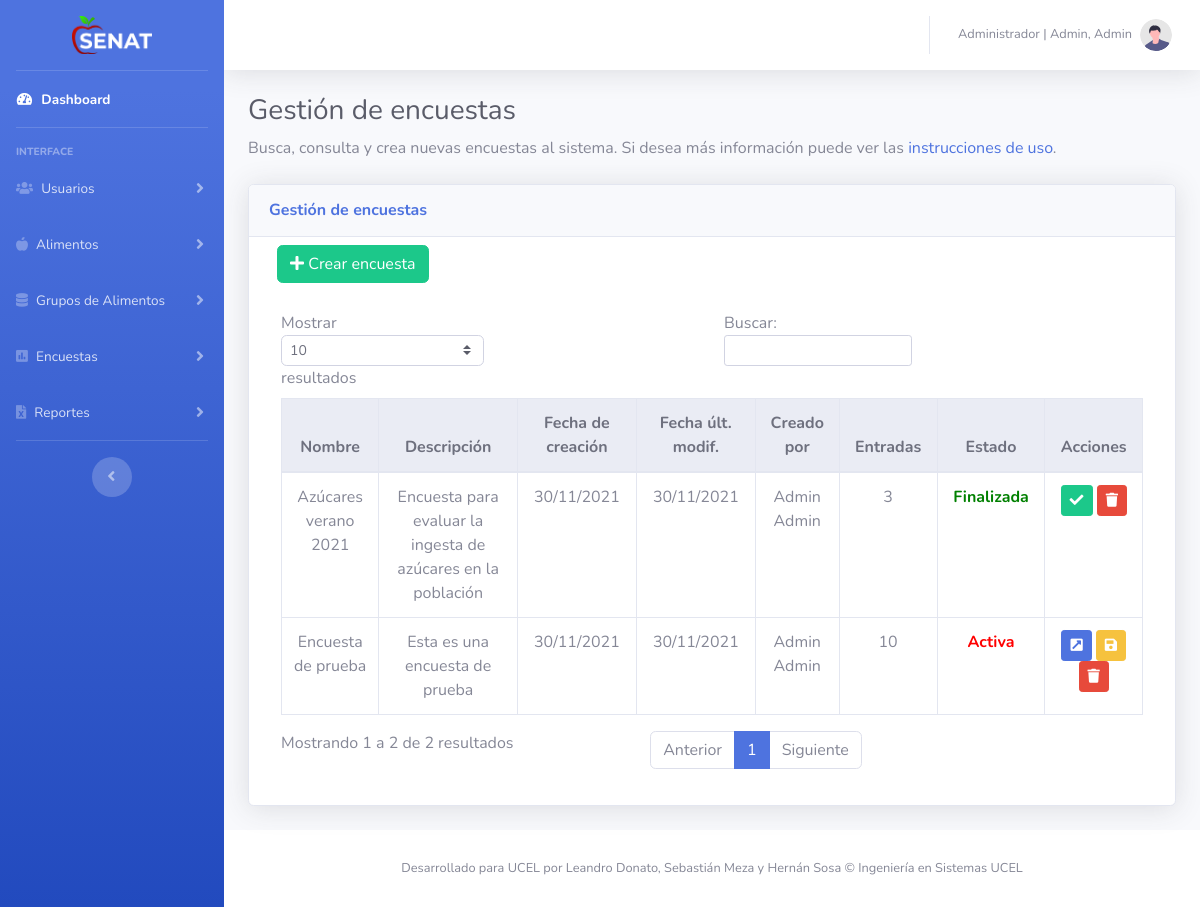
Page /assets/pages/Encuestas/gestionEncuestas.php (signed in) on the committed database.
### tables this page shows
CREATE TABLE `usuario` (
  `idusuario` int(11) NOT NULL,
  `dni` varchar(200) NOT NULL,
  `clave` varchar(200) NOT NULL,
  `nombre` varchar(200) NOT NULL,
  `apellido` varchar(200) NOT NULL,
  `rol` varchar(200) NOT NULL,
  `correo` varchar(200) NOT NULL,
  `foto` varchar(200) NOT NULL,
  `estado` int(1) NOT NULL
);

CREATE TABLE `encuesta` (
  `idencuesta` int(11) NOT NULL,
  `idusuario` int(11) NOT NULL,
  `nombre` varchar(100) NOT NULL,
  `descripcion` varchar(300) NOT NULL,
  `estado` int(11) NOT NULL,
  `fechacreacion` datetime NOT NULL,
  `fechaumod` datetime NOT NULL
);

### assets/pages/Encuestas/gestionEncuestas.php (the view, shortened to what this page needs)
<?php
include("../../../includes/conectar.php");
include("../../../utils/menu.php");
include("../../../utils/navbar.php");
include("../../../utils/footer.php");
$queryEncuestas = mysqli_query($conect, "SELECT * FROM encuesta");
$numEnc = mysqli_num_rows($queryEncuestas);
if ($numEnc > 0) {
  while ($dbE = $queryEncuestas->fetch_assoc()) {
    $dbEs[] = $dbE;
  }
}
?>
<!DOCTYPE html>
<html lang="es">
<head>
  <link href="../../../vendor/fontawesome-free/css/all.min.css" rel="stylesheet" type="text/css">
  <link href="../../../css/sb-admin-2.min.css" rel="stylesheet">
  <link href="../../../css/estilos.css" rel="stylesheet">
</head>
<body id="page-top">
  <div id="wrapper">
    <?php
    echo $menuEncuestas;
    ?>
    <div id="content-wrapper" class="d-flex flex-column">
      <div id="content">
        <?php
        echo $navbar;
        ?>
        <div class="container-fluid">
          <h1 class="h3 mb-2 text-gray-800">Gestión de encuestas</h1>
          <p class="mb-4">Busca, consulta y crea nuevas encuestas al sistema. Si desea más información puede
            ver las <a target="_blank" href="#">instrucciones de uso</a>.</p>
          <div class="card shadow mb-4">
            <div class="card-header py-3">
              <h6 class="m-0 font-weight-bold text-primary">Gestión de encuestas</h6>
            </div>
            <div class="row">
              <div class="col">
                <div class="navbar justify-content-start">
                  <a class="btn btn-success" href="crearEncuesta.php" role="button"><i class="fas fa-plus"></i> Crear
                    encuesta</a>
                </div>
              </div>
            </div>
            <div class="card-body">
              <div class="table-responsive">
                <table class="table table-bordered" id="dataTableAlimentos" width="100%" cellspacing="0">
                  <thead class="thead-light">
                    <tr>
                      <th class="text-center">Nombre</th>
                      <th class="text-center">Descripción</th>
                      <th class="text-center">Fecha de creación</th>
                      <th class="text-center">Fecha últ. modif.</th>
                      <th class="text-center">Creado por</th>
                      <th class="text-center">Entradas</th>
                      <th class="text-center">Estado</th>
                      <th class="text-center">Acciones</th>
                    </tr>
                  </thead>
                  <tbody>
                    <?php
                    if($numEnc > 0){
                      foreach ($dbEs as $dbE) {
                        $idEnc = $dbE['idencuesta'];
                        $queryRep = mysqli_query($conect, "SELECT * FROM encuestado WHERE idencuesta='$idEnc'");
                        $contResp = mysqli_num_rows($queryRep);
                        $idCreador=$dbE['idusuario'];
                        $creadorquery=mysqli_query($conect, "SELECT * FROM usuario WHERE idusuario='$idCreador'");
                        $dbCreador=mysqli_fetch_assoc($creadorquery);
                        $nombreC=$dbCreador['nombre'];
                        $apellidoC=$dbCreador['apellido'];
                        if($dbE['estado']==1){
                          $estado='Activa';
                          $formatoEstado='estadoEncuestaActiva';
                        }
                        if($dbE['estado']==2){
                          $estado='Finalizada';
                          $formatoEstado='estadoEncuestaFinalizada';
                        }
                        $botonesAcciones = '';
                        if($dbE['estado']==1){
                          $botonesAcciones = '
                          <a title="Comenzar encuesta" class="btn btn-primary btn-sm" href="visualizacionEncuesta.php?idEncuesta='.$dbE['idencuesta'].'" role="button"><i class="fas fa-external-link-square-alt"></i></a>
                          <a title="Pasar a estado Finalizada" class="btn btn-warning btn-sm" href="gestionEncuestas.php?finalizar='.$dbE['idencuesta'].'" role="button"><i class="fas fa-save"></i></a>
                          ';
                        }
                        if($dbE['estado']==2){
                          $botonesAcciones = '
                          <a title="Volver a estado Activa" class="btn btn-success btn-sm" href="gestionEncuestas.php?activar='.$dbE['idencuesta'].'" role="button"><i class="fas fa-check"></i></a>
                          ';
                        }
                        echo '
                      <tr>
                        <td class="text-center">' . $dbE['nombre'] . '</td>
                        <td class="text-center">' . $dbE['descripcion'] . '</td>
                        <td class="text-center">' . date("d/m/Y", strtotime($dbE['fechacreacion'])) . '</td>
                        <td class="text-center">' . date("d/m/Y", strtotime($dbE['fechaumod'])) . '</td>
                        <td class="text-center">' . $nombreC .' '.$apellidoC.'</td>
                        <td class="text-center">' . $contResp. '</td>
                        <td class="text-center '.$formatoEstado.'">' . $estado . '</td>
                        <td class="text-center">
                            '.$botonesAcciones.'
                            <button title="Eliminar encuesta" type="button" class="btn btn-danger btn-sm" data-toggle="modal" data-target="#borrarEncuestaModal' . $dbE['idencuesta'] . '" ><i class="fas fa-trash"></i></button>
                          </td>
                      </tr>';
                      }
                    }
                    ?>
                  </tbody>
                </table>
              </div>
            </div>
          </div>
        </div>
        <?php echo $footer; ?>
      </div>
    </div>
  </div>
</body>
</html>

### utils/navbar.php (shortened to what this page needs)
<?php
$u=$_SESSION['user'];
$c=mysqli_query($conect, "SELECT * FROM usuario WHERE dni='$u'");
$a=mysqli_fetch_assoc($c);
if($a['rol']==1){
  $rol='Administrador';
}else{
  $rol='Nutricionista';
}
if($a['foto']==''){
  $foto='undraw_profile.svg';
}else{
  $foto=$a['dni'].'.jpg';
}
$navbar='
<nav class="navbar navbar-expand navbar-light bg-white topbar mb-4 static-top shadow">
  <button id="sidebarToggleTop" class="btn btn-link d-md-none rounded-circle mr-3">
    <i class="fa fa-bars"></i>
  </button>
  <ul class="navbar-nav ml-auto">
    <div class="topbar-divider d-none d-sm-block"></div>
    <li class="nav-item dropdown no-arrow">
      <a class="nav-link dropdown-toggle" href="#" id="userDropdown" role="button" data-toggle="dropdown"
        aria-haspopup="true" aria-expanded="false">
        <span class="mr-2 d-none d-lg-inline text-gray-600 small">'.$rol.' | '.$a['apellido'].', '.$a['nombre'].'</span>
        <img class="img-profile rounded-circle" src="../../img/ImgUsuarios/'.$foto.'">
        </a>
      <div class="dropdown-menu dropdown-menu-right shadow animated--grow-in" aria-labelledby="userDropdown">
        <a class="dropdown-item" href="#" data-toggle="modal" data-target="#logoutModal">
          <i class="fas fa-sign-out-alt fa-sm fa-fw mr-2 text-gray-400"></i>
          Cerrar sesión
        </a>
      </div>
    </li>
  </ul>
</nav>
';
?>

### css/estilos.css (style rules this page uses)
p { margin: 0; }
.row { margin: 0; }
.estadoEncuestaActiva { font-weight: bold; color: red; }
.estadoEncuestaFinalizada { font-weight: bold; color: green; }

### rows in the picture
usuario: rol "Administrador", apellido "Admin", nombre "Admin"
encuesta: nombre "Encuesta de prueba", descripcion "Esta es una encuesta de prueba", fechacreacion "30/11/2021", fechaumod "30/11/2021", idusuario.nombre "Admin", idusuario.apellido "Admin", contResp "10", estado "Activa"
encuesta: nombre "Azúcares verano 2021", descripcion "Encuesta para evaluar la ingesta de azúcares en la población", fechacreacion "30/11/2021", fechaumod "30/11/2021", idusuario.nombre "Admin", idusuario.apellido "Admin", contResp "3", estado "Finalizada"
